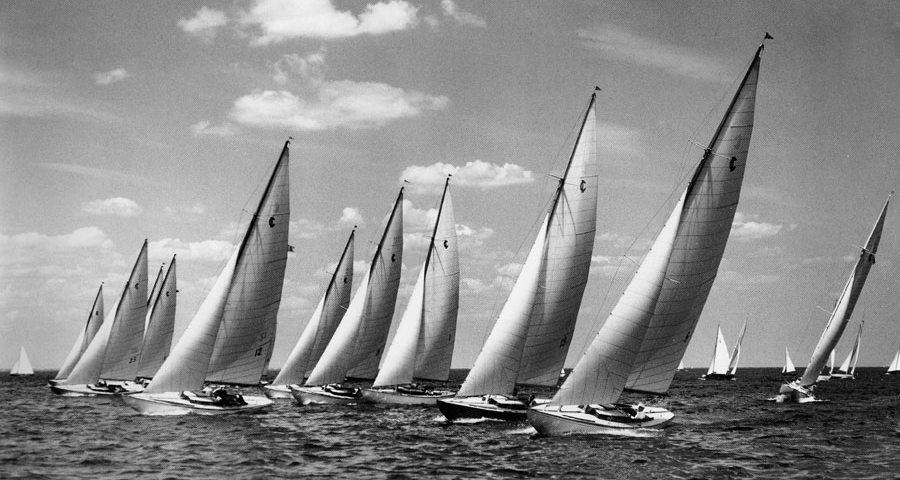
#> input picture coursework_1/boat.png, 900 x 480 px
$ jupyter execute --allow-errors coursework_1.ipynb
#> lines starting #> are read from the running program, lines starting #| are printed output that depends on the picture
### coursework_1/noisy.py
"""
    Image noising module.
"""
import math
import numpy as np
import numpy.random


def noisy(image, noise_type):
	"""
		Add noise to an image.

		image: Input image, ndarray, uint8 type.
		noise_type: One of the following types:
		'gaussian': Gaussian-distributed additive noise.
		'salt_and_pepper':	Salt and pepper noise, replacing random pixels
					with maximal value (salt) or minimal value (pepper).
		'poisson': 	Poisson-distributed noise generated from the data.
		'speckle': 	Multiplicative noise. output = image + image * n, where
					n is uniform noise with specified mean & variance.
	"""
	if noise_type == 'gaussian':
		mean = 0
		sigma = 10
		gauss = np.random.normal(mean, sigma, image.shape)
		output = image + gauss
	elif noise_type == 'salt_and_pepper':
		amount = 0.04
		salt_vs_pepper = 0.5
		output = np.copy(image)

		# Salt mode
		n_pixel_salt = int(image.size * amount * salt_vs_pepper)
		coords = [np.random.randint(0, i - 1, int(n_pixel_salt)) for i in image.shape]
		output[coords] = np.iinfo(image.dtype).max

		# Pepper mode
		n_pixel_pepper = int(image.size * amount * (1 - salt_vs_pepper))
		coords = [np.random.randint(0, i - 1, int(n_pixel_pepper)) for i in image.shape]
		output[coords] = np.iinfo(image.dtype).min
	elif noise_type == 'poisson':
		vals = len(np.unique(image))
		vals = pow(2, math.ceil(math.log2(vals)))
		output = np.random.poisson(image * vals) / float(vals)
	elif noise_type == 'speckle':
		mean = 0
		sigma = 0.05
		gauss = np.random.normal(mean, sigma, image.shape)
		output = image + image * gauss
	else:
		print('Error: unexpected noise type!')
		return
	return output

### coursework_1/coursework_1.ipynb
# Coursework 1: Image Filtering

In this coursework we will explore some basic image filters used in computer vision. The corresponding lectures are Lectures 3 and 4 on image filtering and edge detection.

This coursework includes both coding questions as well as written ones. Please upload the notebook, which contains your code, results and answers as a pdf file onto Cate.

Dependencies: If you work on a college computer in the Computing Lab, where Ubuntu 18.04 is installed by default, you can use the following virtual environment for your work, where relevant Python packages are already installed.

`source /vol/bitbucket/wbai/virt/computer_vision_ubuntu18.04/bin/activate`

Alternatively, you can use pip, pip3 or anaconda etc to install Python packages.

**Note:** please read the both the text and code comment in this notebook to get an idea what you are supposed to implement.

[cell 1]
# Import libaries
import imageio
import numpy as np
import matplotlib.pyplot as plt
import noisy
import scipy
import scipy.signal
import math
import time

# 1. Moving average filter (20 points)

**Task:** Read a specific input image and add noise to the image. Design a moving average filter of kernel size 3x3, 5x5 and 9x9 respectively. Display the filtering results and comment on the results.

Please design the filter by yourself. Then, 2D image filtering can be performed using the function `scipy.signal.convolve2d()`.

[cell 2]
# Read the image
image = imageio.imread('boat.png')
#> image is the input picture: shape (480, 900); min 0, max 255, mean 139.5
plt.imshow(image, cmap='gray')

[cell 3]
# Corrupt the image with Gaussian noise
image_noisy = noisy.noisy(image, 'gaussian')
#> in noisy, `output = image + gauss`:
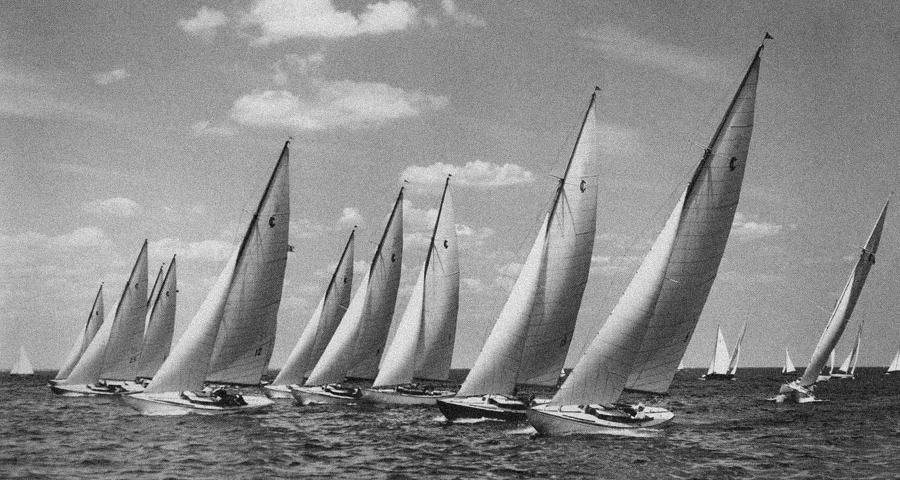
#> output: shape (480, 900) float64; min -30.78, max 283.9, mean 139.6; drawn with min black and max white
plt.imshow(image_noisy, cmap='gray')

**Note:** from now on, please use the noisy image as the input for the filters.

## 1.1 Filter the noisy image with a 3x3 moving average filter (5 points)

[cell 4]
# Design the filter h
h = []

# Print the filter
print(h)

# Convolve the corrupted image with h using scipy.signal.convolve2d function
#> (the rest of this cell did not finish here and is left out)

## 1.2 Filter the noisy image with a 5x5 moving average filter (5 points)

[cell 5]
# Design the filter h
h = []

# Print the filter
print(h)

# Convolve the corrupted image with h using scipy.signal.convolve2d function
#> (the rest of this cell did not finish here and is left out)

## 1.3 Filter the noisy image with a 9x9 moving average filter (5 points)

[cell 6]
# Design the filter h
h = []

# Print the filter
print(h)

# Convolve the corrupted image with h using scipy.signal.convolve2d function
#> (the rest of this cell did not finish here and is left out)

## 1.4 Comment on the filtering results when different window sizes are used (5 points)

Please put your comment here.

# 2. Edge detection (35 points)

**Task:** Perform edge detection using Sobel filters, as well as Gaussian + Sobel filters. Display the Sobel magnitude images and comment.

## 2.1 Implement 3x3 Sobel filters and convolve with the noisy image (5 points)

[cell 7]
# Design the Sobel filters
h_sobel_x = []
h_sobel_y = []

# Print the filters
print(h_sobel_x)
print(h_sobel_y)

# Sobel filtering
#> (the rest of this cell did not finish here and is left out)

## 2.2 Design a 2D Gaussian filter (5 points)

[cell 8]
# Design the Gaussian filter
def gaussian_filter_2d(sigma):
    # sigma: the parameter sigma in the Gaussian kernel (unit: pixel)
    #
    # return: a 2D array for the Gaussian kernel

    # The filter radius is 3.5 times sigma
    rad = int(math.ceil(3.5 * sigma))
    sz = 2 * rad + 1
    h = []
    return h

# Display the Gaussian filter when sigma = 3 pixel
sigma = 3
h = gaussian_filter_2d(sigma)
#> (the rest of this cell did not finish here and is left out)

## 2.3 Perform Gaussian smoothing ($\sigma$ = 3 pixels) before applying the Sobel filters (5 points)

[cell 9]
# Perform Gaussian smoothing before Sobel filtering
sigma = 3
h = gaussian_filter_2d(sigma)
#> (the rest of this cell did not finish here and is left out)

## 2.4 Perform Gaussian smoothing ($\sigma$ = 7 pixels) before applying the Sobel filters. Evaluate the computational time for Gaussian smoothing. (5 points)

[cell 10]
# Create the Gaussian filter
sigma = 7
h = gaussian_filter_2d(sigma)

# Perform Gaussian smoothing
start = time.time()
#> (the rest of this cell did not finish here and is left out)

## 2.5 Design 1D Gaussian filters along x-axis and y-axis respectively. (5 points)

[cell 11]
# Design the Gaussian filter
def gaussian_filter_1d(sigma):
    # sigma: the parameter sigma in the Gaussian kernel (unit: pixel)
    #
    # return: a 1D array for the Gaussian kernel

    # The filter radius is 3.5 times sigma
    rad = int(math.ceil(3.5 * sigma))
    sz = 2 * rad + 1
    h = []
    return h

# Display the Gaussian filters when sigma = 7 pixel
sigma = 7

# The Gaussian filter along x-axis. Its shape is (1, sz).
h_x = gaussian_filter_1d(sigma)
h_x = np.expand_dims(h_x, axis=0)

# The Gaussian filter along y-axis. Its shape is (sz, 1).
h_y = gaussian_filter_1d(sigma)
h_y = np.expand_dims(h_y, axis=-1)

# Display the filters
plt.subplot(1, 2, 1)
plt.imshow(h_x)
plt.subplot(1, 2, 2)
plt.imshow(h_y)
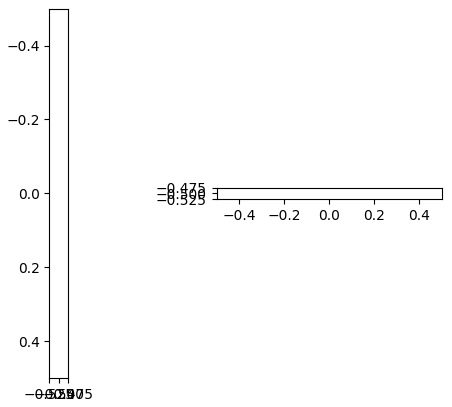
#> figure drawn by matplotlib, 2 panels

## 2.6 Perform Gaussian smoothing (sigma = 7 pixels) as two separable filters, then apply the Sobel filters. Evaluate the computational time for separable Gaussian filtering. (5 points)

[cell 12]
# Perform separable Gaussian smoothing before Sobel filtering
start = time.time()
image_smoothed = scipy.signal.convolve2d(image_noisy, h_x, mode='same')
#> image_smoothed: shape (480, 900) float64; every value is 0
image_smoothed = scipy.signal.convolve2d(image_smoothed, h_y, mode='same')
duration = time.time() - start
print('It takes {0:.6f} seconds for performing Gaussian smoothing.'.format(duration))

# Sobel filtering
#> (the rest of this cell did not finish here and is left out)

## 2.7 Comment on the filtering results (5 points)

Please put your comments here.

# 3. Laplacian filter (15 points)

**Task:** Perform Laplacian filtering and Laplacian of Gaussian filtering. Display the results and comment.

## 3.1 Implement a 3x3 Laplacian filter (5 points)

[cell 13]
# Design the filter
h = []

# Laplacian filtering
#> (the rest of this cell did not finish here and is left out)

## 3.2 Implement the Laplacian of Gaussian filter ($\sigma$ = 3 pixel) (5 points)

[cell 14]
# Design the Gaussian filter
sigma = 3

# The Gaussian filter along x-axis
h_x = gaussian_filter_1d(sigma)
h_x = np.expand_dims(h_x, axis=0)

# The Gaussian filter along y-axis
h_y = gaussian_filter_1d(sigma)
